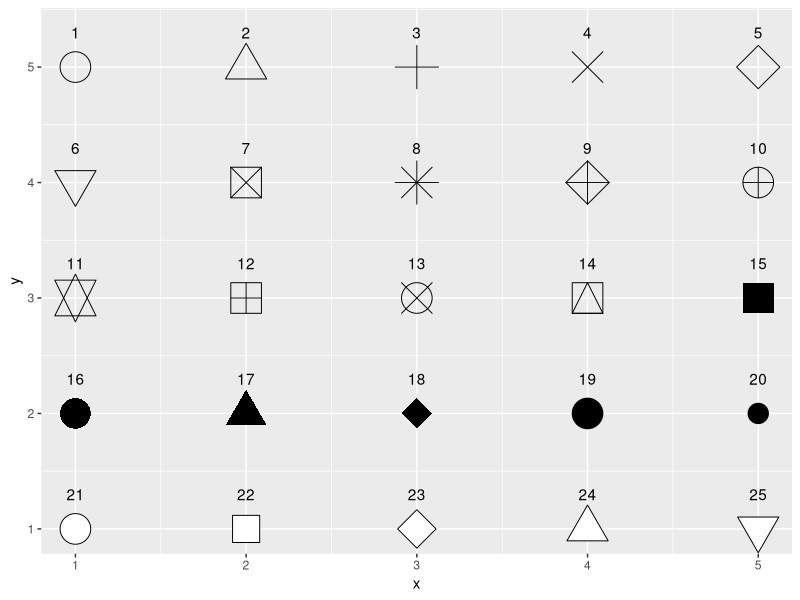

Source code (R):
palette <- data.frame(x = rep(seq(1,5,1),5))
palette$y <- c(rep(5,5),rep(4,5),rep(3,5),rep(2,5),rep(1,5))
library(ggplot2)
ggplot(data = palette,aes(x,y)) +
  geom_point(shape = seq(1,25,1), size = 10, fill ='white') +
  scale_size(range = c(2, 10)) +
  geom_text(nudge_y = .3, label = seq(1,25,1))